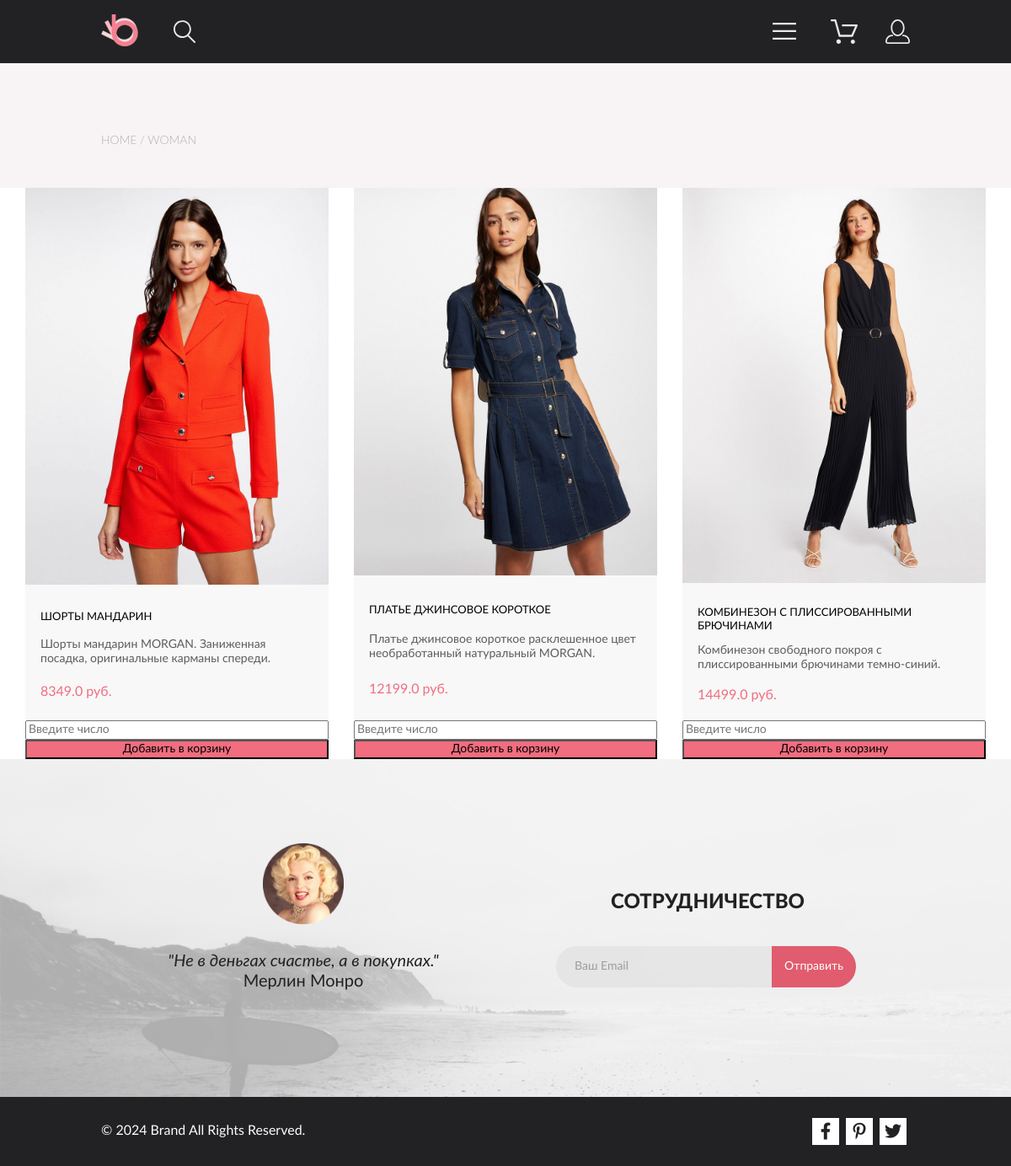
/for_women, run on the app's committed database.
### models.py (models this page shows)
class Product(db.Model):
    id = db.Column(db.Integer, primary_key=True)
    name = db.Column(db.String(100), nullable=False)
    category = db.Column(db.String(100), nullable=False)
    price = db.Column(db.Float, nullable=False)
    description = db.Column(db.String, nullable=False)
    image = db.Column(db.String, nullable=False)

### main.py (the view)
@app.route('/for_women')
def for_women():
    products = Product.query.filter_by(category='Женщины').all()
    return render_template('for_women.html', data=products)

### templates/for_women.html (shortened to what this page needs)
{% extends 'base.html' %}
{% block body %}
    <main class="main">
        <section class="heading">
            <div class="heading__wrapper container">
                <ul class="nav justify-content-end heading__menu">
                    <li class="nav-item">
                        <a class="nav-link heading__nav-link heading__nav-link-first" aria-current="page"
                            href="/catalog">home</a>
                    </li>
                    <li class="nav-item">
                        <a class="nav-link heading__nav-link" href="/for_women">woman</a>
                    </li>
                </ul>
            </div>
        </section>
        <section class="catalog container">
            <div class="catalog__grid">
            {% for el in data%}
                <div class="catalog__item">
                    <div class="catalog__item-imgwrapper">
                        <img class="catalog__item-img" src={{el.image}} alt={{el.name}}>
                    </div>
                    <h3 class="catalog__item-heading">{{el.name}}</h3>
                    <p class="catalog__item-text">{{el.description}}</p>
                    <p class="catalog__item-price">{{el.price}} руб.</p>
                    <form action="/checkout" method="post" class="registration__form">
                        <input type="number" style="width: 250" name="quantity" id="quantity" placeholder="Введите число" required>
                        <button type="submit" style="width: 250; background-color: #F16D7F">Добавить в корзину</button>
                    </form>
                </div>
            {% endfor %}
            </div>
        </section>
    </main>
{% endblock %}

### data on the page
Product: image (picture), name "ШОРТЫ МАНДАРИН", description "Шорты мандарин MORGAN. Заниженная посадка, оригинальные карманы спереди.", price "8349.0"
Product: image (picture), name "ПЛАТЬЕ ДЖИНСОВОЕ КОРОТКОЕ", description "Платье джинсовое короткое расклешенное цвет необработанный натуральный MORGAN.", price "12199.0"
Product: image (picture), name "КОМБИНЕЗОН С ПЛИССИРОВАННЫМИ БРЮЧИНАМИ", description "Комбинезон свободного покроя с плиссированными брючинами темно-синий.", price "14499.0"
